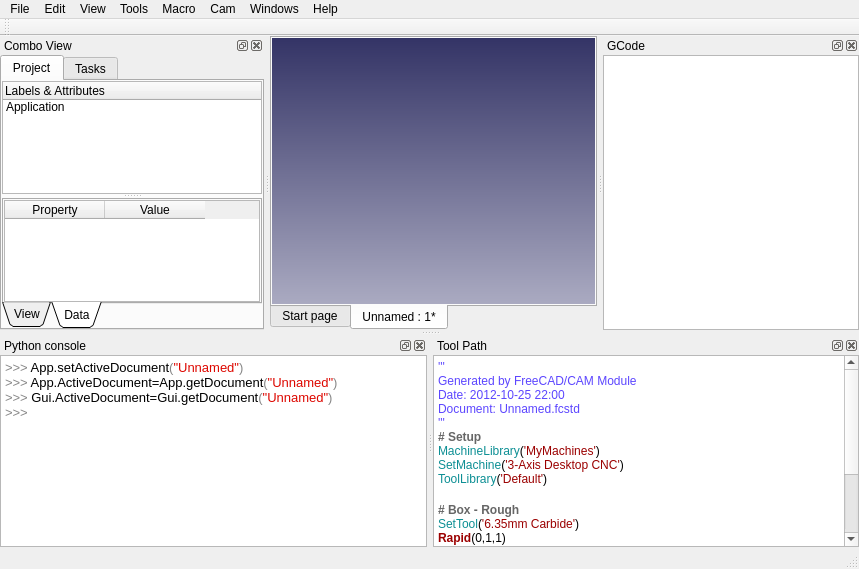
<?xml version="1.0" encoding="UTF-8"?>
<ui version="4.0">
 <class>MainWindow</class>
 <widget class="QMainWindow" name="MainWindow">
  <property name="geometry">
   <rect>
    <x>0</x>
    <y>0</y>
    <width>859</width>
    <height>569</height>
   </rect>
  </property>
  <property name="windowTitle">
   <string>FreeCAD</string>
  </property>
  <widget class="QWidget" name="centralwidget">
   <layout class="QGridLayout" name="gridLayout_5">
    <property name="margin">
     <number>0</number>
    </property>
    <property name="spacing">
     <number>0</number>
    </property>
    <item row="0" column="0">
     <widget class="QTabWidget" name="tabWidget_2">
      <property name="tabPosition">
       <enum>QTabWidget::South</enum>
      </property>
      <property name="tabShape">
       <enum>QTabWidget::Rounded</enum>
      </property>
      <property name="currentIndex">
       <number>1</number>
      </property>
      <widget class="QWidget" name="tab_4">
       <attribute name="icon">
        <iconset>
         <normaloff>web-browser.svg</normaloff>web-browser.svg</iconset>
       </attribute>
       <attribute name="title">
        <string>Start page</string>
       </attribute>
      </widget>
      <widget class="QWidget" name="tab_3">
       <attribute name="icon">
        <iconset>
         <normaloff>freecad.svg</normaloff>freecad.svg</iconset>
       </attribute>
       <attribute name="title">
        <string>Unnamed : 1*</string>
       </attribute>
       <layout class="QGridLayout" name="gridLayout_3">
        <property name="margin">
         <number>0</number>
        </property>
        <property name="spacing">
         <number>0</number>
        </property>
        <item row="0" column="0">
         <widget class="QWidget" name="widget" native="true">
          <property name="styleSheet">
           <string notr="true">background-color: qlineargradient(spread:pad, x1:0, y1:0, x2:0, y2:1, stop:0 rgba(52, 52, 102, 255), stop:1 rgba(170, 170, 193, 255));</string>
          </property>
         </widget>
        </item>
       </layout>
      </widget>
     </widget>
    </item>
   </layout>
  </widget>
  <widget class="QMenuBar" name="menubar">
   <property name="geometry">
    <rect>
     <x>0</x>
     <y>0</y>
     <width>859</width>
     <height>29</height>
    </rect>
   </property>
   <widget class="QMenu" name="menuFile">
    <property name="title">
     <string>File</string>
    </property>
   </widget>
   <widget class="QMenu" name="menuEdit">
    <property name="title">
     <string>Edit</string>
    </property>
   </widget>
   <widget class="QMenu" name="menuView">
    <property name="title">
     <string>View</string>
    </property>
   </widget>
   <widget class="QMenu" name="menuTools">
    <property name="title">
     <string>Tools</string>
    </property>
   </widget>
   <widget class="QMenu" name="menuMacro">
    <property name="title">
     <string>Macro</string>
    </property>
   </widget>
   <widget class="QMenu" name="menuCam">
    <property name="title">
     <string>Cam</string>
    </property>
   </widget>
   <widget class="QMenu" name="menuWindows">
    <property name="title">
     <string>Windows</string>
    </property>
   </widget>
   <widget class="QMenu" name="menuHelp">
    <property name="title">
     <string>Help</string>
    </property>
   </widget>
   <addaction name="menuFile"/>
   <addaction name="menuEdit"/>
   <addaction name="menuView"/>
   <addaction name="menuTools"/>
   <addaction name="menuMacro"/>
   <addaction name="menuCam"/>
   <addaction name="menuWindows"/>
   <addaction name="menuHelp"/>
  </widget>
  <widget class="QStatusBar" name="statusbar"/>
  <widget class="QDockWidget" name="ComboView">
   <property name="styleSheet">
    <string notr="true">margin: 0; padding:0px;</string>
   </property>
   <property name="windowTitle">
    <string>Combo View</string>
   </property>
   <attribute name="dockWidgetArea">
    <number>1</number>
   </attribute>
   <widget class="QWidget" name="dockWidgetContents">
    <property name="styleSheet">
     <string notr="true">padding: 0; margin: 0;</string>
    </property>
    <layout class="QGridLayout" name="gridLayout">
     <property name="margin">
      <number>0</number>
     </property>
     <property name="spacing">
      <number>0</number>
     </property>
     <item row="0" column="0">
      <widget class="QTabWidget" name="tabWidget">
       <property name="currentIndex">
        <number>0</number>
       </property>
       <widget class="QWidget" name="tab_2">
        <attribute name="title">
         <string>Project</string>
        </attribute>
        <layout class="QGridLayout" name="gridLayout_8">
         <property name="margin">
          <number>0</number>
         </property>
         <property name="spacing">
          <number>0</number>
         </property>
         <item row="0" column="0">
          <widget class="QSplitter" name="splitter">
           <property name="orientation">
            <enum>Qt::Vertical</enum>
           </property>
           <widget class="QTreeWidget" name="treeWidget">
            <property name="selectionMode">
             <enum>QAbstractItemView::ExtendedSelection</enum>
            </property>
            <property name="rootIsDecorated">
             <bool>false</bool>
            </property>
            <column>
             <property name="text">
              <string>Labels &amp; Attributes</string>
             </property>
            </column>
            <item>
             <property name="text">
              <string>Application</string>
             </property>
             <item>
              <property name="text">
               <string>Unnamed</string>
              </property>
              <property name="icon">
               <iconset>
                <normaloff>Document.xpm</normaloff>Document.xpm</iconset>
              </property>
              <item>
               <property name="text">
                <string>Box</string>
               </property>
               <property name="icon">
                <iconset>
                 <normaloff>PartFeatureImport.xpm</normaloff>PartFeatureImport.xpm</iconset>
               </property>
              </item>
              <item>
               <property name="text">
                <string>Cam Feature</string>
               </property>
               <property name="icon">
                <iconset>
                 <normaloff>../../FreeCAD/cam.png</normaloff>../../FreeCAD/cam.png</iconset>
               </property>
               <item>
                <property name="text">
                 <string>ToolPath</string>
                </property>
                <property name="icon">
                 <iconset>
                  <normaloff>../../FreeCAD/tp2.png</normaloff>../../FreeCAD/tp2.png</iconset>
                </property>
               </item>
              </item>
             </item>
            </item>
           </widget>
           <widget class="QTabWidget" name="tabWidget_3">
            <property name="tabPosition">
             <enum>QTabWidget::South</enum>
            </property>
            <property name="tabShape">
             <enum>QTabWidget::Triangular</enum>
            </property>
            <property name="currentIndex">
             <number>1</number>
            </property>
            <widget class="QWidget" name="tab_5">
             <attribute name="title">
              <string>View</string>
             </attribute>
             <layout class="QGridLayout" name="gridLayout_6">
              <property name="margin">
               <number>0</number>
              </property>
              <property name="spacing">
               <number>0</number>
              </property>
              <item row="0" column="0">
               <widget class="QTableWidget" name="tableWidget">
                <column>
                 <property name="text">
                  <string>Property</string>
                 </property>
                </column>
                <column>
                 <property name="text">
                  <string>Value</string>
                 </property>
                </column>
               </widget>
              </item>
             </layout>
            </widget>
            <widget class="QWidget" name="tab_6">
             <attribute name="title">
              <string>Data</string>
             </attribute>
             <layout class="QGridLayout" name="gridLayout_7">
              <property name="margin">
               <number>0</number>
              </property>
              <property name="spacing">
               <number>0</number>
              </property>
              <item row="0" column="0">
               <widget class="QTableWidget" name="tableWidget_2">
                <column>
                 <property name="text">
                  <string>Property</string>
                 </property>
                </column>
                <column>
                 <property name="text">
                  <string>Value</string>
                 </property>
                </column>
               </widget>
              </item>
             </layout>
            </widget>
           </widget>
          </widget>
         </item>
        </layout>
       </widget>
       <widget class="QWidget" name="tab">
        <property name="accessibleName">
         <string/>
        </property>
        <attribute name="title">
         <string>Tasks</string>
        </attribute>
       </widget>
      </widget>
     </item>
    </layout>
   </widget>
  </widget>
  <widget class="QDockWidget" name="PythonConsole">
   <property name="windowTitle">
    <string>Python console</string>
   </property>
   <attribute name="dockWidgetArea">
    <number>8</number>
   </attribute>
   <widget class="QWidget" name="dockWidgetContents_2">
    <layout class="QGridLayout" name="gridLayout_2">
     <property name="margin">
      <number>0</number>
     </property>
     <property name="spacing">
      <number>0</number>
     </property>
     <item row="0" column="0">
      <widget class="QTextEdit" name="textEdit">
       <property name="html">
        <string>&lt;!DOCTYPE HTML PUBLIC &quot;-//W3C//DTD HTML 4.0//EN&quot; &quot;http://www.w3.org/TR/REC-html40/strict.dtd&quot;&gt;
&lt;html&gt;&lt;head&gt;&lt;meta name=&quot;qrichtext&quot; content=&quot;1&quot; /&gt;&lt;style type=&quot;text/css&quot;&gt;
p, li { white-space: pre-wrap; }
&lt;/style&gt;&lt;/head&gt;&lt;body style=&quot; font-family:'Cantarell'; font-size:11pt; font-weight:400; font-style:normal;&quot;&gt;
&lt;p style=&quot; margin-top:0px; margin-bottom:0px; margin-left:0px; margin-right:0px; -qt-block-indent:0; text-indent:0px;&quot;&gt;&lt;span style=&quot; font-family:'Courier'; font-size:10pt; color:#868686;&quot;&gt;&amp;gt;&amp;gt;&amp;gt;&lt;/span&gt;&lt;span style=&quot; font-family:'Courier'; font-size:10pt;&quot;&gt; App.setActiveDocument&lt;/span&gt;&lt;span style=&quot; font-family:'Courier'; font-size:10pt; color:#868686;&quot;&gt;(&lt;/span&gt;&lt;span style=&quot; font-family:'Courier'; font-size:10pt; color:#dd0700;&quot;&gt;&amp;quot;Unnamed&amp;quot;&lt;/span&gt;&lt;span style=&quot; font-family:'Courier'; font-size:10pt; color:#868686;&quot;&gt;)&lt;/span&gt;&lt;/p&gt;
&lt;p style=&quot; margin-top:0px; margin-bottom:0px; margin-left:0px; margin-right:0px; -qt-block-indent:0; text-indent:0px;&quot;&gt;&lt;span style=&quot; font-family:'Courier'; font-size:10pt; color:#868686;&quot;&gt;&amp;gt;&amp;gt;&amp;gt;&lt;/span&gt;&lt;span style=&quot; font-family:'Courier'; font-size:10pt;&quot;&gt; App.ActiveDocument=App.getDocument&lt;/span&gt;&lt;span style=&quot; font-family:'Courier'; font-size:10pt; color:#868686;&quot;&gt;(&lt;/span&gt;&lt;span style=&quot; font-family:'Courier'; font-size:10pt; color:#dd0700;&quot;&gt;&amp;quot;Unnamed&amp;quot;&lt;/span&gt;&lt;span style=&quot; font-family:'Courier'; font-size:10pt; color:#868686;&quot;&gt;)&lt;/span&gt;&lt;/p&gt;
&lt;p style=&quot; margin-top:0px; margin-bottom:0px; margin-left:0px; margin-right:0px; -qt-block-indent:0; text-indent:0px;&quot;&gt;&lt;span style=&quot; font-family:'Courier'; font-size:10pt; color:#868686;&quot;&gt;&amp;gt;&amp;gt;&amp;gt;&lt;/span&gt;&lt;span style=&quot; font-family:'Courier'; font-size:10pt;&quot;&gt; Gui.ActiveDocument=Gui.getDocument&lt;/span&gt;&lt;span style=&quot; font-family:'Courier'; font-size:10pt; color:#868686;&quot;&gt;(&lt;/span&gt;&lt;span style=&quot; font-family:'Courier'; font-size:10pt; color:#dd0700;&quot;&gt;&amp;quot;Unnamed&amp;quot;&lt;/span&gt;&lt;span style=&quot; font-family:'Courier'; font-size:10pt; color:#868686;&quot;&gt;)&lt;/span&gt;&lt;/p&gt;
&lt;p style=&quot; margin-top:0px; margin-bottom:0px; margin-left:0px; margin-right:0px; -qt-block-indent:0; text-indent:0px;&quot;&gt;&lt;span style=&quot; font-family:'Courier'; font-size:10pt; color:#868686;&quot;&gt;&amp;gt;&amp;gt;&amp;gt; &lt;/span&gt;&lt;/p&gt;&lt;/body&gt;&lt;/html&gt;</string>
       </property>
      </widget>
     </item>
    </layout>
   </widget>
  </widget>
  <widget class="QToolBar" name="toolBar">
   <property name="windowTitle">
    <string>toolBar</string>
   </property>
   <attribute name="toolBarArea">
    <enum>TopToolBarArea</enum>
   </attribute>
   <attribute name="toolBarBreak">
    <bool>false</bool>
   </attribute>
  </widget>
  <widget class="QDockWidget" name="GCode">
   <property name="windowTitle">
    <string>GCode</string>
   </property>
   <attribute name="dockWidgetArea">
    <number>2</number>
   </attribute>
   <widget class="QWidget" name="dockWidgetContents_3">
    <layout class="QGridLayout" name="gridLayout_9">
     <property name="margin">
      <number>0</number>
     </property>
     <property name="spacing">
      <number>0</number>
     </property>
     <item row="0" column="0">
      <widget class="QTextBrowser" name="textBrowser"/>
     </item>
    </layout>
   </widget>
  </widget>
  <widget class="QDockWidget" name="dockWidget">
   <property name="windowTitle">
    <string>Tool Path</string>
   </property>
   <attribute name="dockWidgetArea">
    <number>8</number>
   </attribute>
   <widget class="QWidget" name="dockWidgetContents_4">
    <layout class="QGridLayout" name="gridLayout_4">
     <property name="margin">
      <number>0</number>
     </property>
     <property name="spacing">
      <number>0</number>
     </property>
     <item row="0" column="0">
      <widget class="QTextEdit" name="textEdit_2">
       <property name="html">
        <string>&lt;!DOCTYPE HTML PUBLIC &quot;-//W3C//DTD HTML 4.0//EN&quot; &quot;http://www.w3.org/TR/REC-html40/strict.dtd&quot;&gt;
&lt;html&gt;&lt;head&gt;&lt;meta name=&quot;qrichtext&quot; content=&quot;1&quot; /&gt;&lt;style type=&quot;text/css&quot;&gt;
p, li { white-space: pre-wrap; }
&lt;/style&gt;&lt;/head&gt;&lt;body style=&quot; font-family:'Cantarell'; font-size:11pt; font-weight:400; font-style:normal;&quot;&gt;
&lt;p style=&quot; margin-top:12px; margin-bottom:12px; margin-left:0px; margin-right:0px; -qt-block-indent:0; text-indent:0px;&quot;&gt;&lt;span style=&quot; font-family:'Courier'; font-size:9pt; color:#5c46ff;&quot;&gt;'''&lt;br /&gt;Generated by FreeCAD/CAM Module&lt;br /&gt;Date: 2012-10-25 22:00&lt;br /&gt;Document: Unnamed.fcstd&lt;br /&gt;'''&lt;/span&gt;&lt;span style=&quot; font-family:'Courier'; font-size:9pt;&quot;&gt;&lt;br /&gt;&lt;/span&gt;&lt;span style=&quot; font-family:'Courier'; font-size:9pt; font-weight:600; color:#666666;&quot;&gt;# Setup&lt;/span&gt;&lt;span style=&quot; font-family:'Courier'; font-size:9pt;&quot;&gt;&lt;br /&gt;&lt;/span&gt;&lt;span style=&quot; font-family:'Courier'; font-size:9pt; color:#0d8f94;&quot;&gt;MachineLibrary&lt;/span&gt;&lt;span style=&quot; font-family:'Courier'; font-size:9pt;&quot;&gt;(&lt;/span&gt;&lt;span style=&quot; font-family:'Courier'; font-size:9pt; color:#9b0000;&quot;&gt;'MyMachines'&lt;/span&gt;&lt;span style=&quot; font-family:'Courier'; font-size:9pt;&quot;&gt;)&lt;br /&gt;&lt;/span&gt;&lt;span style=&quot; font-family:'Courier'; font-size:9pt; color:#0d8f94;&quot;&gt;SetMachine&lt;/span&gt;&lt;span style=&quot; font-family:'Courier'; font-size:9pt;&quot;&gt;(&lt;/span&gt;&lt;span style=&quot; font-family:'Courier'; font-size:9pt; color:#9b0000;&quot;&gt;'3-Axis Desktop CNC'&lt;/span&gt;&lt;span style=&quot; font-family:'Courier'; font-size:9pt;&quot;&gt;)&lt;br /&gt;&lt;/span&gt;&lt;span style=&quot; font-family:'Courier'; font-size:9pt; color:#0d8f94;&quot;&gt;ToolLibrary&lt;/span&gt;&lt;span style=&quot; font-family:'Courier'; font-size:9pt;&quot;&gt;(&lt;/span&gt;&lt;span style=&quot; font-family:'Courier'; font-size:9pt; color:#9b0000;&quot;&gt;'Default'&lt;/span&gt;&lt;span style=&quot; font-family:'Courier'; font-size:9pt;&quot;&gt;)&lt;br /&gt;&lt;br /&gt;&lt;/span&gt;&lt;span style=&quot; font-family:'Courier'; font-size:9pt; font-weight:600; color:#666666;&quot;&gt;# Box - Rough&lt;/span&gt;&lt;span style=&quot; font-family:'Courier'; font-size:9pt;&quot;&gt;&lt;br /&gt;&lt;/span&gt;&lt;span style=&quot; font-family:'Courier'; font-size:9pt; color:#0d8f94;&quot;&gt;SetTool&lt;/span&gt;&lt;span style=&quot; font-family:'Courier'; font-size:9pt;&quot;&gt;(&lt;/span&gt;&lt;span style=&quot; font-family:'Courier'; font-size:9pt; color:#9b0000;&quot;&gt;'6.35mm Carbide'&lt;/span&gt;&lt;span style=&quot; font-family:'Courier'; font-size:9pt;&quot;&gt;)&lt;br /&gt;&lt;/span&gt;&lt;span style=&quot; font-family:'Courier'; font-size:9pt; font-weight:600; color:#9b0000;&quot;&gt;Rapid&lt;/span&gt;&lt;span style=&quot; font-family:'Courier'; font-size:9pt;&quot;&gt;(0,1,1)&lt;br /&gt;&lt;/span&gt;&lt;span style=&quot; font-family:'Courier'; font-size:9pt; font-weight:600; color:#9b0000;&quot;&gt;Rapid&lt;/span&gt;&lt;span style=&quot; font-family:'Courier'; font-size:9pt;&quot;&gt;(0,1,0.9)&lt;br /&gt;&lt;/span&gt;&lt;span style=&quot; font-family:'Courier'; font-size:9pt; font-weight:600; color:#025000;&quot;&gt;Move&lt;/span&gt;&lt;span style=&quot; font-family:'Courier'; font-size:9pt;&quot;&gt;(0,1,0.5)&lt;br /&gt;&lt;/span&gt;&lt;span style=&quot; font-family:'Courier'; font-size:9pt; font-weight:600; color:#025000;&quot;&gt;Move&lt;/span&gt;&lt;span style=&quot; font-family:'Courier'; font-size:9pt;&quot;&gt;(1,1,0.5)&lt;br /&gt;&lt;/span&gt;&lt;span style=&quot; font-family:'Courier'; font-size:9pt; font-weight:600; color:#666666;&quot;&gt;#...&lt;/span&gt;&lt;span style=&quot; font-family:'Courier'; font-size:9pt;&quot;&gt;&lt;br /&gt;&lt;br /&gt;&lt;/span&gt;&lt;span style=&quot; font-family:'Courier'; font-size:9pt; font-weight:600; color:#666666;&quot;&gt;# Box - Finish&lt;/span&gt;&lt;span style=&quot; font-family:'Courier'; font-size:9pt;&quot;&gt;&lt;br /&gt;&lt;/span&gt;&lt;span style=&quot; font-family:'Courier'; font-size:9pt; color:#0d8f94;&quot;&gt;SetTool&lt;/span&gt;&lt;span style=&quot; font-family:'Courier'; font-size:9pt;&quot;&gt;(&lt;/span&gt;&lt;span style=&quot; font-family:'Courier'; font-size:9pt; color:#9b0000;&quot;&gt;'3.175mm Ball'&lt;/span&gt;&lt;span style=&quot; font-family:'Courier'; font-size:9pt;&quot;&gt;)&lt;/span&gt;&lt;/p&gt;&lt;/body&gt;&lt;/html&gt;</string>
       </property>
      </widget>
     </item>
    </layout>
   </widget>
  </widget>
 </widget>
 <resources/>
 <connections/>
</ui>
